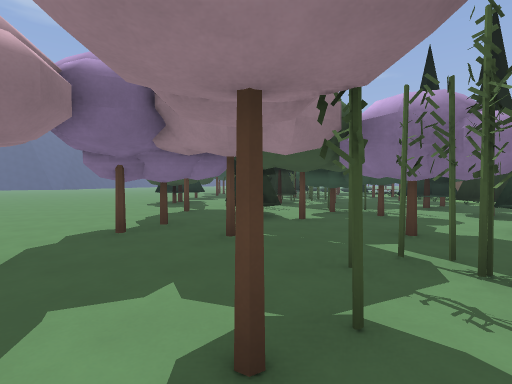
view 1 (above)

15 first-person views from a walk through a 3-D level made in the Godot game engine. The camera is 1.5 m above the floor, tilts 2° down and sees 85° across. The floor is counted in squares, 2 m on a side. Each view is taken from the middle of a square. On the plan, view 1 faces up. The plan holds only what a view shows up to about 10 squares ahead; the rest is blank. The place goes on beyond the plan. Characters and animated objects are left out. Some surface patterns are stand-ins.

view 2
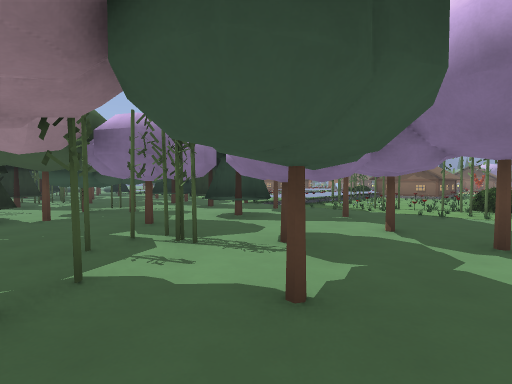

view 3
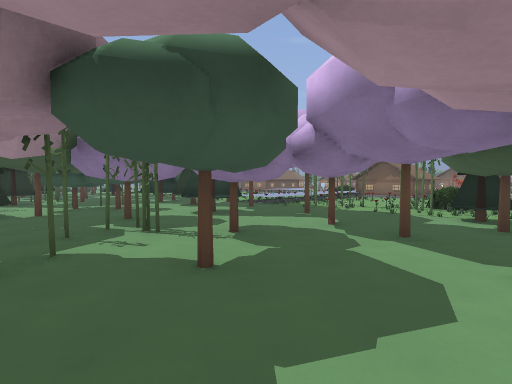

view 4
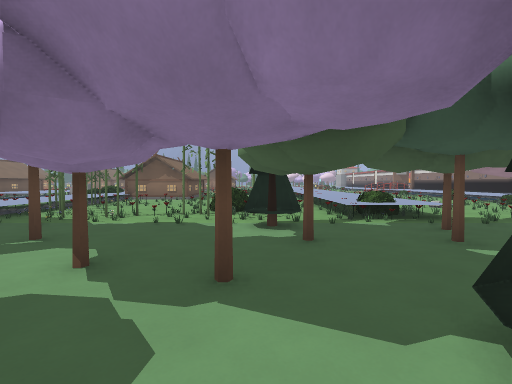

view 5
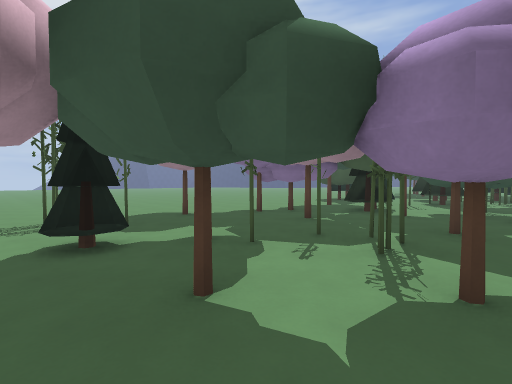

view 6
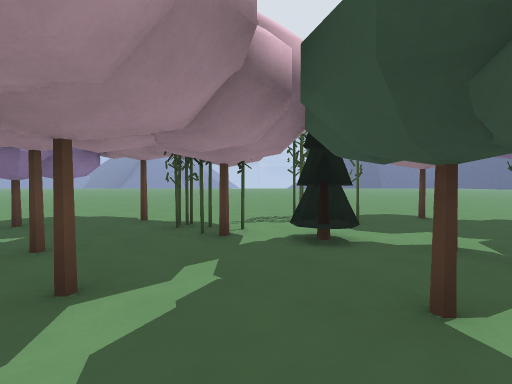

view 7
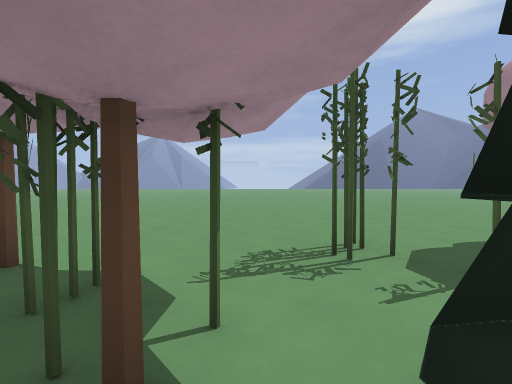

view 8
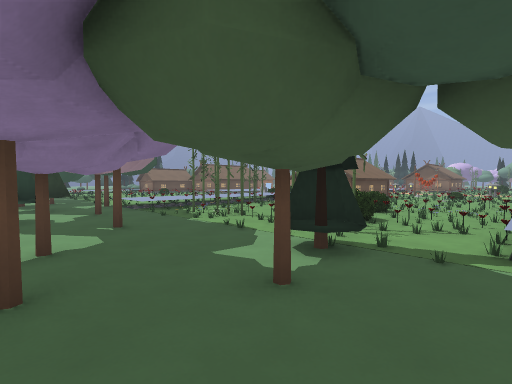

view 9
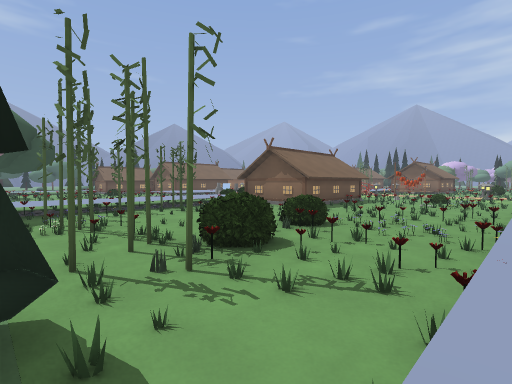

view 10
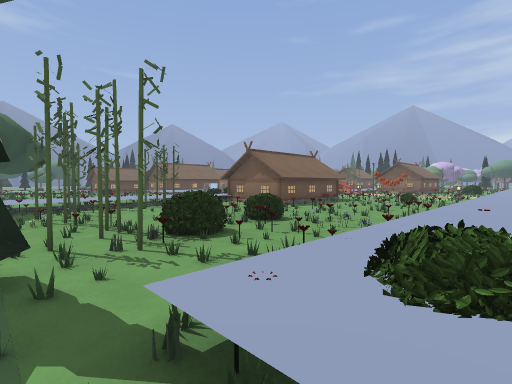

view 11
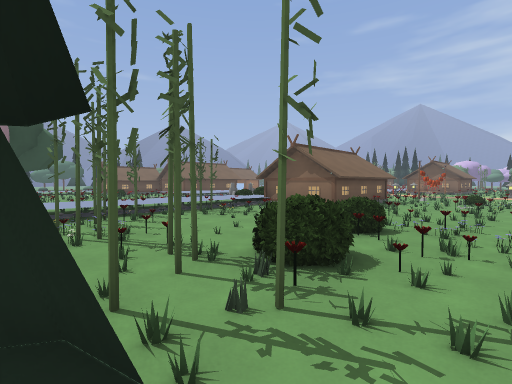

view 12
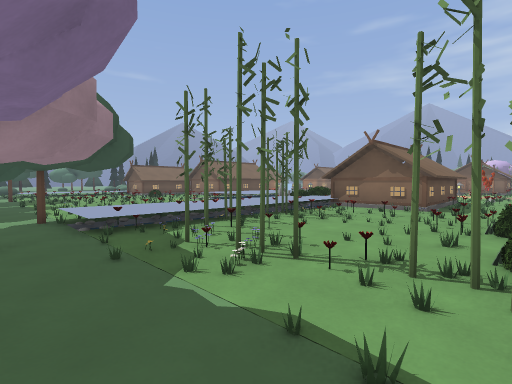

view 13
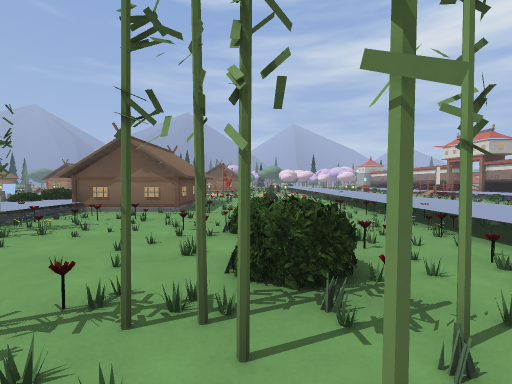

view 14
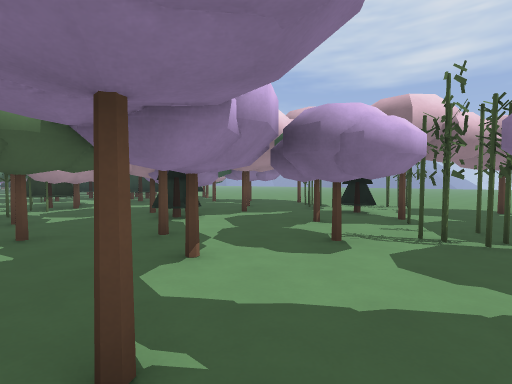

view 15
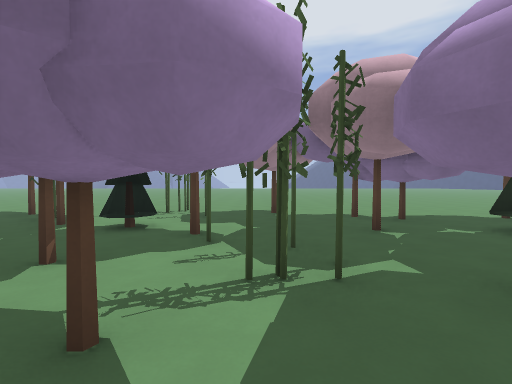

### Floor plan
Key: @ floor where view 1 was taken; # wall or solid block; x gap in a wall; . main floor; : floor 0.5 m higher than the main floor; / step, stairs or slope; = window, fence, low wall or low ledge; ^ raised ledge.
Columns run from 10 left of view 1 to 20 right of it. Each row starts with its distance up from view 1.
 12             #    .=#
 11            ##    ..=
 10   .....#  ##.# ...==#
  9   ........#....##..==
  8    .........##x##..#=    ==
  7 .. ......x####.x./.=..   ==
  6 ..........####.#x#::::::/==
  5 ........# .......x::::::#
  4 ..........#.#.#..###/#=.#
  3 ............###..##////.#
  2  ......#....##..#.//..//#####
  1 ........#.#..#.#...#.##....=#.
  0 .......#.#@#.......^#=.....===
 -1 .........x....#..#x#==.##=.###
 -2 ........##...#..#...##.== .....
 -3 ........x.####....==:=:=#::::::
 -4 ........x... #..#.==

Positions as (right, up) in squares from view 1, and headings:
1: (0, 0), facing up
2: (0, -1), facing up-right
3: (0, -2), facing up-right
4: (2, -1), facing right
5: (3, -1), facing up-left
6: (3, -1), facing left
7: (0, -1), facing left
8: (4, -3), facing up-right
9: (7, -3), facing up-right
10: (7, -4), facing up-right
11: (7, -2), facing up-right
12: (6, 0), facing up-right
13: (7, 0), facing right
14: (6, 3), facing down-left
15: (4, 2), facing left
